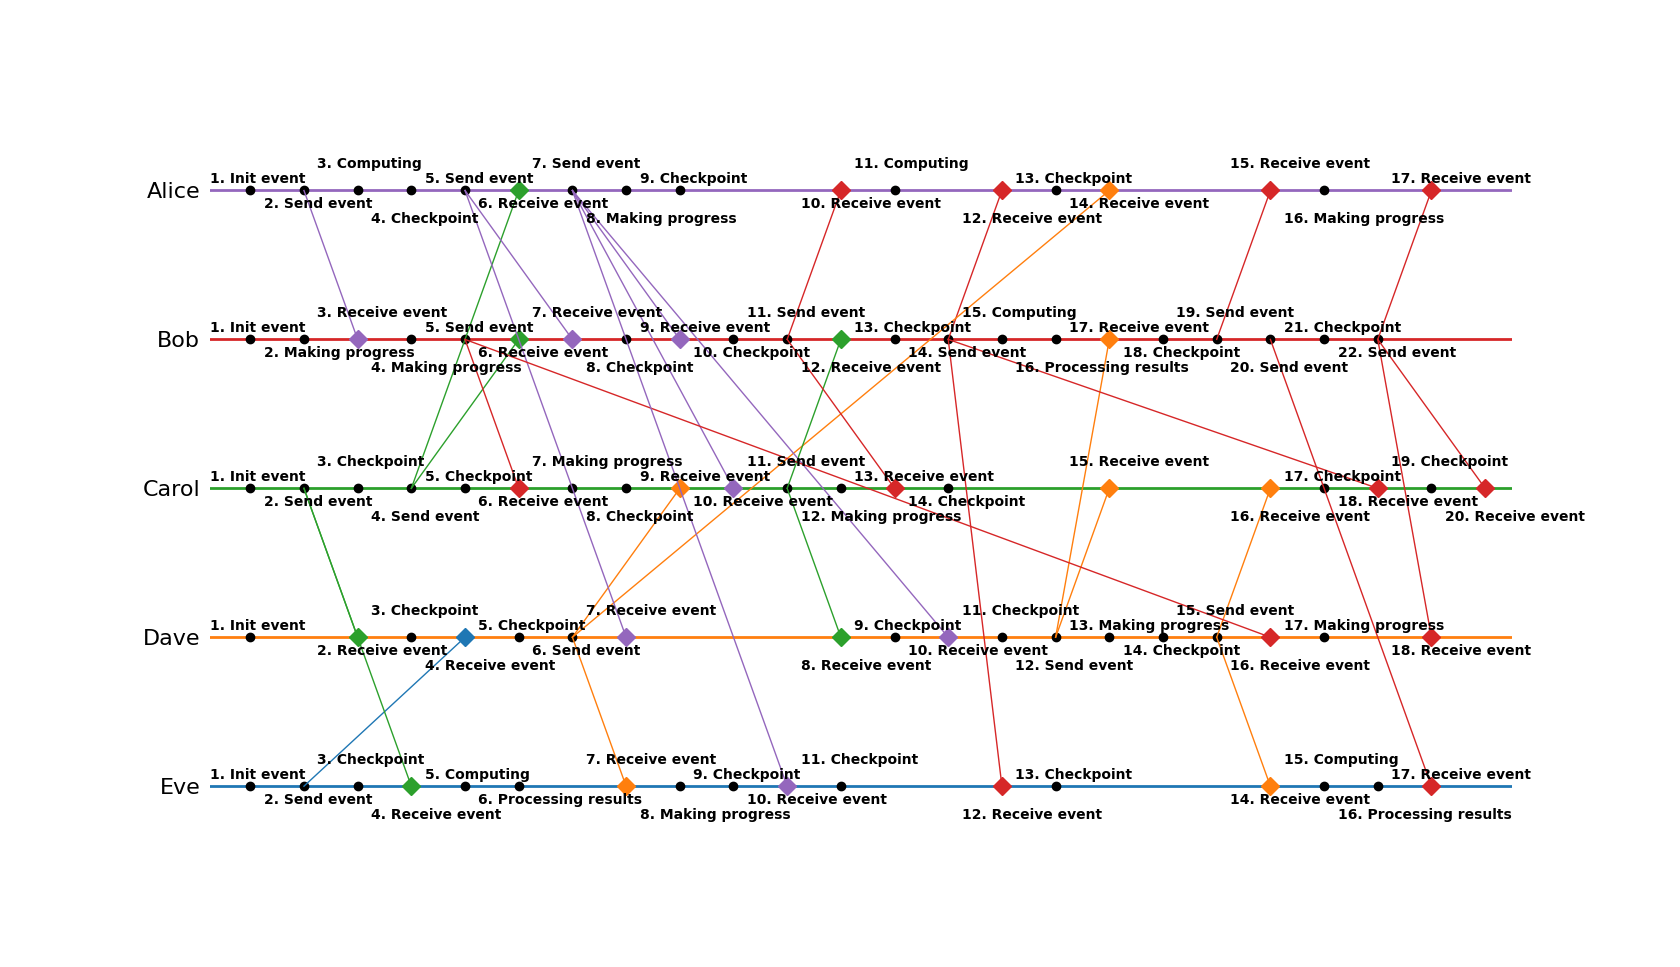

Write Python code to recreate this figure.
import numpy as np
import matplotlib.pyplot as plt
import matplotlib.animation as animation
from py_linq import Enumerable  # pip install py-linq
import copy

from events import NOP
from events import load_events

def update(time, events_coordinates, events_plots, event_names, indices, recieve_events_coordinates, recieve_events_plots):
    for i in range(len(events_plots)):
        event_points = events_coordinates[i]
        event_points = event_points[event_points[:, 0] <= time] # get the events that should be displayed at a given time
        events_plots[i].set_data(event_points[:, 0], event_points[:, 1]) # show only these events

        if event_points.shape[0] > 0 and event_points[-1, 0] > indices[i][0]: # new event was displayed, therfore its label must be displayed as well
            indices[i][0] = event_points[-1, 0] # store the currently last event 
            indices[i][1] += 1  # update the index of the label
            height_adjust = event_points.shape[0] % 4 # put the labels of events into 4 different positions, so they don't overlap
            axis.annotate(event_names[i][indices[i][1]], (event_points[-1, 0] - 15, event_points[-1, 1] + label_adjustments[height_adjust]), fontweight="bold") # display the label
    
    for i, recieve_event_coordinates in enumerate(recieve_events_coordinates):
        x1 = recieve_event_coordinates[0]
        if time > x1: # display the message from sender to reciever
            recieve_events_plots[i].set_data(recieve_event_coordinates[1][:time - x1], recieve_event_coordinates[2][:time - x1]) # show part or the whole line
        else: # don't display the message
            recieve_events_plots[i].set_data(recieve_event_coordinates[1][:0], recieve_event_coordinates[2][:0]) # show zero points of the line

    return events_plots + recieve_events_plots # return all the plots that changed

if __name__ == "__main__":
    events = load_events()

    events_grouped = Enumerable(events).group_by(["name"], lambda x: x["host"]).order_by(lambda x: x.key.name) # group the events by each person and order them alphabetically
    names_enumerable = events_grouped.select(lambda x: x.key.name) # get the names of each person and keep the enumerable
    names = names_enumerable.to_list() 

    events_dict = dict( # create a dictornary from tuples
                    tuple( # make tuples ('name', 'events')
                        events_grouped.select(lambda x: [x.key.name, # name of the person
                                                        x.select(lambda y: [y["event"], list(y["clock"].items())]) # select the event name and time information into single list
                                                            .order_by(lambda y: y[1][0][1])  # events seem to be order, but might not be always the case, order them to be sure from 1 to N
                                                            .to_list() # make list of the events for one person
                                                        ]
                                            )
                                        .to_list() # make a list of lists ['name', 'events']
                            )
                    )
    events_dict_without_nops = copy.deepcopy(events_dict)

    for _ in range(1000): # 'while True:' would never finish, if the events are invalid
        missplaced_recieve_event = (Enumerable(events_dict.values()).select_many(lambda x: x) # make one list of events from all people
                                                                    .where(lambda x: x[0] == "Receive event" and x[1][0][1] <= x[1][1][1]) # choose missplaced 'Recieve events'
                                                                    .select(lambda x: x[1]) # select the time information
                                                                    .order_by(lambda x: x[1][1]) # order the missplaced events by the time they happen from 1 to N
                                                                    .first_or_default()) # take the first one or 'None'
        if missplaced_recieve_event == None: # no more missplaced events
            break
        
        missplaced_name = missplaced_recieve_event[0][0] # get person X, whose timeline isn't correct
        index = missplaced_recieve_event[0][1] - 1
        nops = missplaced_recieve_event[1][1] - missplaced_recieve_event[0][1] + 1 # get the number of nooperations the person X must do to correct their timeline
        timeline = events_dict[missplaced_name]
        for i in range(nops):
            timeline.insert(index, [NOP, [(missplaced_name, index + nops - i)]]) # correct the timeline
        
        for event in timeline[index + nops:]:
            event[1][0] = (event[1][0][0], event[1][0][1] + nops) 

        for name in names_enumerable.where(lambda x: x != missplaced_name): # get other people
            timeline = events_dict[name]
            for moved in Enumerable(timeline).where(lambda x: len(x[1]) > 1 and x[1][1][0] == missplaced_name and x[1][1][1] > index): # chose events affected by the change of timeline of person X
                moved[1][1] = (missplaced_name, moved[1][1][1] + nops) # adjust corrected timeline in timelines of other people

    max_length = Enumerable(events_dict.values()).max(lambda x: len(x)) # find the longes timeline
    for key, value in events_dict.items():
        while len(value) <= max_length:
            value.append([NOP, [(key, len(value))]]) # padd the shorter timelines

    names_reversed = names.copy()
    names_reversed.reverse() # to plot the names alphabetically order from top to bottom

    SCALE = 20 # scale of the plot
    space_width = max_length * SCALE

    # configure the plot
    figure, axis = plt.subplots(figsize=(20, 10))
    axis.set_frame_on(False)
    axis.set_xticks([], [])
    axis.set_yticks(np.arange(len(names_reversed)) + 0.5, names_reversed)
    axis.tick_params(labelsize=16.0, color="white")
    axis.set_xlim(5, space_width + 10)
    axis.set_ylim(0, len(names))
    cmap_table = plt.get_cmap("tab10") # colors used by matplotlib

    # create a tepmplate for a timeline of a perosn
    line_x = np.linspace(5, space_width + 10, space_width + 5)
    line_y = np.zeros(space_width + 5, dtype=np.uint32) + 0.5

    events_coordinates = []
    events_names = []
    events_indices = []
    events_plots = []
    recieve_events_coordinates = []
    recieve_events_plots = []

    for i, name in enumerate(names_reversed):
        axis.plot(line_x, line_y + i, linewidth=2, color=cmap_table(i)) # plot timelines of each person with specific color

        event_coordinates = np.array(Enumerable(events_dict[name]).where(lambda x: x[0] != NOP) # don't plot 'Nop' events
                                                                                .select(lambda x: [x[1][0][1] * SCALE, i + 0.5]) # [x, y]
                                                                                .to_list()) # get a numpy array of x, y coordinates of events for the plot
        event_names = (Enumerable(events_dict_without_nops[name]).select(lambda x: f"{x[1][0][1]}. {x[0]}")
                                                                .to_list()) # get a list of event names in the same order as the coordinates for these events
        
        events_names.append(event_names) # store the names of events for the animation 
        events_indices.append([-1, -1])  # for each person initialize with invalid index

        event_plot, = axis.plot(event_coordinates[:, 0], event_coordinates[:, 1], 'o', color="black") # plot events for a person
        events_coordinates.append(event_coordinates) # store the coordiantes for animation
        events_plots.append(event_plot)              # store the plot of events for animation

    recieve_events = (Enumerable(events_dict.values()).select_many(lambda x: x) # select events from every person
                                                                    .where(lambda x: x[0] == "Receive event") # select only recieve events
                                                                    .select(lambda x: [x[1][1][1] * SCALE, # x1
                                                                                        names_reversed.index(x[1][1][0]) + 0.5, # y1
                                                                                        x[1][0][1] * SCALE, # x2
                                                                                        names_reversed.index(x[1][0][0]) + 0.5, # y2
                                                                                        x[1][1][0]]) # sender
                                                                    .to_list())
    for x1, y1, x2, y2, sender in recieve_events:
        span_x = x2 - x1
        recieve_event_coordinates = [x1, np.linspace(x1, x2, span_x), np.linspace(y1, y2, span_x)] # store a starting point of a line and create the line
        plot, = axis.plot(recieve_event_coordinates[1], recieve_event_coordinates[2], linewidth=1.0, 
                        color=cmap_table(names_reversed.index(sender)), marker="D", markevery=[-1], markersize=9.0) # plot the message line with the color of the sender
        recieve_events_coordinates.append(recieve_event_coordinates) # store the line info for animation
        recieve_events_plots.append(plot) # store the plot for animation

    label_adjustments = [-0.22, 0.05, -0.12, 0.15] # make sure the labels don't overlap

    anim = animation.FuncAnimation(figure, update, fargs=[events_coordinates, events_plots, events_names, events_indices, recieve_events_coordinates, recieve_events_plots], 
                                   interval=25, blit=True, repeat=False, frames=500) # animate the plot
    plt.show()
    
    #anim.save("visualisation.avi", writer="ffmpeg", fps=30)
